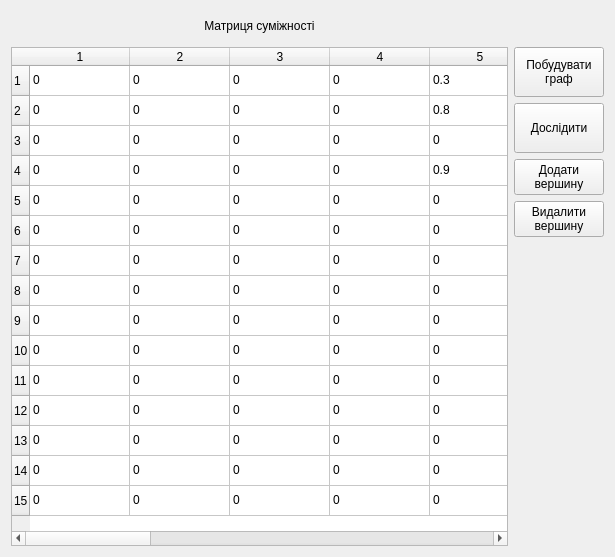
<?xml version="1.0" encoding="UTF-8"?>
<ui version="4.0">
 <class>MainWindow</class>
 <widget class="QMainWindow" name="MainWindow">
  <property name="geometry">
   <rect>
    <x>0</x>
    <y>0</y>
    <width>615</width>
    <height>557</height>
   </rect>
  </property>
  <property name="windowTitle">
   <string>MainWindow</string>
  </property>
  <widget class="QWidget" name="centralWidget">
   <layout class="QGridLayout" name="gridLayout">
    <item row="2" column="0" rowspan="5">
     <widget class="QTableWidget" name="tableWidget">
      <property name="selectionMode">
       <enum>QAbstractItemView::SingleSelection</enum>
      </property>
      <property name="cornerButtonEnabled">
       <bool>false</bool>
      </property>
      <row>
       <property name="text">
        <string>1</string>
       </property>
      </row>
      <row>
       <property name="text">
        <string>2</string>
       </property>
      </row>
      <row>
       <property name="text">
        <string>3</string>
       </property>
      </row>
      <row>
       <property name="text">
        <string>4</string>
       </property>
      </row>
      <row>
       <property name="text">
        <string>5</string>
       </property>
      </row>
      <row>
       <property name="text">
        <string>6</string>
       </property>
      </row>
      <row>
       <property name="text">
        <string>7</string>
       </property>
      </row>
      <row>
       <property name="text">
        <string>8</string>
       </property>
      </row>
      <row>
       <property name="text">
        <string>9</string>
       </property>
      </row>
      <row>
       <property name="text">
        <string>10</string>
       </property>
      </row>
      <row>
       <property name="text">
        <string>11</string>
       </property>
      </row>
      <row>
       <property name="text">
        <string>12</string>
       </property>
      </row>
      <row>
       <property name="text">
        <string>13</string>
       </property>
      </row>
      <row>
       <property name="text">
        <string>14</string>
       </property>
      </row>
      <row>
       <property name="text">
        <string>15</string>
       </property>
      </row>
      <column>
       <property name="text">
        <string>1</string>
       </property>
      </column>
      <column>
       <property name="text">
        <string>2</string>
       </property>
      </column>
      <column>
       <property name="text">
        <string>3</string>
       </property>
      </column>
      <column>
       <property name="text">
        <string>4</string>
       </property>
      </column>
      <column>
       <property name="text">
        <string>5</string>
       </property>
      </column>
      <column>
       <property name="text">
        <string>6</string>
       </property>
      </column>
      <column>
       <property name="text">
        <string>7</string>
       </property>
      </column>
      <column>
       <property name="text">
        <string>8</string>
       </property>
      </column>
      <column>
       <property name="text">
        <string>9</string>
       </property>
      </column>
      <column>
       <property name="text">
        <string>10</string>
       </property>
      </column>
      <column>
       <property name="text">
        <string>11</string>
       </property>
      </column>
      <column>
       <property name="text">
        <string>12</string>
       </property>
      </column>
      <column>
       <property name="text">
        <string>13</string>
       </property>
      </column>
      <column>
       <property name="text">
        <string>14</string>
       </property>
      </column>
      <column>
       <property name="text">
        <string>15</string>
       </property>
      </column>
      <item row="0" column="0">
       <property name="text">
        <string>0</string>
       </property>
      </item>
      <item row="0" column="1">
       <property name="text">
        <string>0</string>
       </property>
      </item>
      <item row="0" column="2">
       <property name="text">
        <string>0</string>
       </property>
      </item>
      <item row="0" column="3">
       <property name="text">
        <string>0</string>
       </property>
      </item>
      <item row="0" column="4">
       <property name="text">
        <string>0.3</string>
       </property>
      </item>
      <item row="0" column="5">
       <property name="text">
        <string>0</string>
       </property>
      </item>
      <item row="0" column="6">
       <property name="text">
        <string>0.1</string>
       </property>
      </item>
      <item row="0" column="7">
       <property name="text">
        <string>0</string>
       </property>
      </item>
      <item row="0" column="8">
       <property name="text">
        <string>0.5</string>
       </property>
      </item>
      <item row="0" column="9">
       <property name="text">
        <string>0.3</string>
       </property>
      </item>
      <item row="0" column="10">
       <property name="text">
        <string>-0.3</string>
       </property>
      </item>
      <item row="0" column="11">
       <property name="text">
        <string>0.7</string>
       </property>
      </item>
      <item row="0" column="12">
       <property name="text">
        <string>0.2</string>
       </property>
      </item>
      <item row="0" column="13">
       <property name="text">
        <string>0.9</string>
       </property>
      </item>
      <item row="0" column="14">
       <property name="text">
        <string>0.4</string>
       </property>
      </item>
      <item row="1" column="0">
       <property name="text">
        <string>0</string>
       </property>
      </item>
      <item row="1" column="1">
       <property name="text">
        <string>0</string>
       </property>
      </item>
      <item row="1" column="2">
       <property name="text">
        <string>0</string>
       </property>
      </item>
      <item row="1" column="3">
       <property name="text">
        <string>0</string>
       </property>
      </item>
      <item row="1" column="4">
       <property name="text">
        <string>0.8</string>
       </property>
      </item>
      <item row="1" column="5">
       <property name="text">
        <string>-0.4</string>
       </property>
      </item>
      <item row="1" column="6">
       <property name="text">
        <string>0.1</string>
       </property>
      </item>
      <item row="1" column="7">
       <property name="text">
        <string>-0.1</string>
       </property>
      </item>
      <item row="1" column="8">
       <property name="text">
        <string>0.7</string>
       </property>
      </item>
      <item row="1" column="9">
       <property name="text">
        <string>0.5</string>
       </property>
      </item>
      <item row="1" column="10">
       <property name="text">
        <string>0</string>
       </property>
      </item>
      <item row="1" column="11">
       <property name="text">
        <string>0.9</string>
       </property>
      </item>
      <item row="1" column="12">
       <property name="text">
        <string>0.1</string>
       </property>
      </item>
      <item row="1" column="13">
       <property name="text">
        <string>0.4</string>
       </property>
      </item>
      <item row="1" column="14">
       <property name="text">
        <string>0.2</string>
       </property>
      </item>
      <item row="2" column="0">
       <property name="text">
        <string>0</string>
       </property>
      </item>
      <item row="2" column="1">
       <property name="text">
        <string>0</string>
       </property>
      </item>
      <item row="2" column="2">
       <property name="text">
        <string>0</string>
       </property>
      </item>
      <item row="2" column="3">
       <property name="text">
        <string>0</string>
       </property>
      </item>
      <item row="2" column="4">
       <property name="text">
        <string>0</string>
       </property>
      </item>
      <item row="2" column="5">
       <property name="text">
        <string>-0.6</string>
       </property>
      </item>
      <item row="2" column="6">
       <property name="text">
        <string>0.4</string>
       </property>
      </item>
      <item row="2" column="7">
       <property name="text">
        <string>-0.1</string>
       </property>
      </item>
      <item row="2" column="8">
       <property name="text">
        <string>0.3</string>
       </property>
      </item>
      <item row="2" column="9">
       <property name="text">
        <string>0.1</string>
       </property>
      </item>
      <item row="2" column="10">
       <property name="text">
        <string>-0.2</string>
       </property>
      </item>
      <item row="2" column="11">
       <property name="text">
        <string>0.2</string>
       </property>
      </item>
      <item row="2" column="12">
       <property name="text">
        <string>0.3</string>
       </property>
      </item>
      <item row="2" column="13">
       <property name="text">
        <string>0.3</string>
       </property>
      </item>
      <item row="2" column="14">
       <property name="text">
        <string>0.5</string>
       </property>
      </item>
      <item row="3" column="0">
       <property name="text">
        <string>0</string>
       </property>
      </item>
      <item row="3" column="1">
       <property name="text">
        <string>0</string>
       </property>
      </item>
      <item row="3" column="2">
       <property name="text">
        <string>0</string>
       </property>
      </item>
      <item row="3" column="3">
       <property name="text">
        <string>0</string>
       </property>
      </item>
      <item row="3" column="4">
       <property name="text">
        <string>0.9</string>
       </property>
      </item>
      <item row="3" column="5">
       <property name="text">
        <string>-0.1</string>
       </property>
      </item>
      <item row="3" column="6">
       <property name="text">
        <string>0.6</string>
       </property>
      </item>
      <item row="3" column="7">
       <property name="text">
        <string>0</string>
       </property>
      </item>
      <item row="3" column="8">
       <property name="text">
        <string>0.2</string>
       </property>
      </item>
      <item row="3" column="9">
       <property name="text">
        <string>0.1</string>
       </property>
      </item>
      <item row="3" column="10">
       <property name="text">
        <string>-0.7</string>
       </property>
      </item>
      <item row="3" column="11">
       <property name="text">
        <string>0.1</string>
       </property>
      </item>
      <item row="3" column="12">
       <property name="text">
        <string>0.4</string>
       </property>
      </item>
      <item row="3" column="13">
       <property name="text">
        <string>0.2</string>
       </property>
      </item>
      <item row="3" column="14">
       <property name="text">
        <string>0.5</string>
       </property>
      </item>
      <item row="4" column="0">
       <property name="text">
        <string>0</string>
       </property>
      </item>
      <item row="4" column="1">
       <property name="text">
        <string>0</string>
       </property>
      </item>
      <item row="4" column="2">
       <property name="text">
        <string>0</string>
       </property>
      </item>
      <item row="4" column="3">
       <property name="text">
        <string>0</string>
       </property>
      </item>
      <item row="4" column="4">
       <property name="text">
        <string>0</string>
       </property>
      </item>
      <item row="4" column="5">
       <property name="text">
        <string>0</string>
       </property>
      </item>
      <item row="4" column="6">
       <property name="text">
        <string>0</string>
       </property>
      </item>
      <item row="4" column="7">
       <property name="text">
        <string>0</string>
       </property>
      </item>
      <item row="4" column="8">
       <property name="text">
        <string>0.2</string>
       </property>
      </item>
      <item row="4" column="9">
       <property name="text">
        <string>0</string>
       </property>
      </item>
      <item row="4" column="10">
       <property name="text">
        <string>0</string>
       </property>
      </item>
      <item row="4" column="11">
       <property name="text">
        <string>0</string>
       </property>
      </item>
      <item row="4" column="12">
       <property name="text">
        <string>0</string>
       </property>
      </item>
      <item row="4" column="13">
       <property name="text">
        <string>0</string>
       </property>
      </item>
      <item row="4" column="14">
       <property name="text">
        <string>0</string>
       </property>
      </item>
      <item row="5" column="0">
       <property name="text">
        <string>0</string>
       </property>
      </item>
      <item row="5" column="1">
       <property name="text">
        <string>0</string>
       </property>
      </item>
      <item row="5" column="2">
       <property name="text">
        <string>0</string>
       </property>
      </item>
      <item row="5" column="3">
       <property name="text">
        <string>0</string>
       </property>
      </item>
      <item row="5" column="4">
       <property name="text">
        <string>0</string>
       </property>
      </item>
      <item row="5" column="5">
       <property name="text">
        <string>0</string>
       </property>
      </item>
      <item row="5" column="6">
       <property name="text">
        <string>0</string>
       </property>
      </item>
      <item row="5" column="7">
       <property name="text">
        <string>0</string>
       </property>
      </item>
      <item row="5" column="8">
       <property name="text">
        <string>0</string>
       </property>
      </item>
      <item row="5" column="9">
       <property name="text">
        <string>0</string>
       </property>
      </item>
      <item row="5" column="10">
       <property name="text">
        <string>0</string>
       </property>
      </item>
      <item row="5" column="11">
       <property name="text">
        <string>0</string>
       </property>
      </item>
      <item row="5" column="12">
       <property name="text">
        <string>0</string>
       </property>
      </item>
      <item row="5" column="13">
       <property name="text">
        <string>0</string>
       </property>
      </item>
      <item row="5" column="14">
       <property name="text">
        <string>0</string>
       </property>
      </item>
      <item row="6" column="0">
       <property name="text">
        <string>0</string>
       </property>
      </item>
      <item row="6" column="1">
       <property name="text">
        <string>0</string>
       </property>
      </item>
      <item row="6" column="2">
       <property name="text">
        <string>0</string>
       </property>
      </item>
      <item row="6" column="3">
       <property name="text">
        <string>0</string>
       </property>
      </item>
      <item row="6" column="4">
       <property name="text">
        <string>0</string>
       </property>
      </item>
      <item row="6" column="5">
       <property name="text">
        <string>0</string>
       </property>
      </item>
      <item row="6" column="6">
       <property name="text">
        <string>0</string>
       </property>
      </item>
      <item row="6" column="7">
       <property name="text">
        <string>0</string>
       </property>
      </item>
      <item row="6" column="8">
       <property name="text">
        <string>-0.1</string>
       </property>
      </item>
      <item row="6" column="9">
       <property name="text">
        <string>0</string>
       </property>
      </item>
      <item row="6" column="10">
       <property name="text">
        <string>0</string>
       </property>
      </item>
      <item row="6" column="11">
       <property name="text">
        <string>0</string>
       </property>
      </item>
      <item row="6" column="12">
       <property name="text">
        <string>0</string>
       </property>
      </item>
      <item row="6" column="13">
       <property name="text">
        <string>0</string>
       </property>
      </item>
      <item row="6" column="14">
       <property name="text">
        <string>0</string>
       </property>
      </item>
      <item row="7" column="0">
       <property name="text">
        <string>0</string>
       </property>
      </item>
      <item row="7" column="1">
       <property name="text">
        <string>0</string>
       </property>
      </item>
      <item row="7" column="2">
       <property name="text">
        <string>0</string>
       </property>
      </item>
      <item row="7" column="3">
       <property name="text">
        <string>0</string>
       </property>
      </item>
      <item row="7" column="4">
       <property name="text">
        <string>0</string>
       </property>
      </item>
      <item row="7" column="5">
       <property name="text">
        <string>0</string>
       </property>
      </item>
      <item row="7" column="6">
       <property name="text">
        <string>0</string>
       </property>
      </item>
      <item row="7" column="7">
       <property name="text">
        <string>0</string>
       </property>
      </item>
      <item row="7" column="8">
       <property name="text">
        <string>-0.2</string>
       </property>
      </item>
      <item row="7" column="9">
       <property name="text">
        <string>0</string>
       </property>
      </item>
      <item row="7" column="10">
       <property name="text">
        <string>0</string>
       </property>
      </item>
      <item row="7" column="11">
       <property name="text">
        <string>0</string>
       </property>
      </item>
      <item row="7" column="12">
       <property name="text">
        <string>0</string>
       </property>
      </item>
      <item row="7" column="13">
       <property name="text">
        <string>0</string>
       </property>
      </item>
      <item row="7" column="14">
       <property name="text">
        <string>0</string>
       </property>
      </item>
      <item row="8" column="0">
       <property name="text">
        <string>0</string>
       </property>
      </item>
      <item row="8" column="1">
       <property name="text">
        <string>0</string>
       </property>
      </item>
      <item row="8" column="2">
       <property name="text">
        <string>0</string>
       </property>
      </item>
      <item row="8" column="3">
       <property name="text">
        <string>0</string>
       </property>
      </item>
      <item row="8" column="4">
       <property name="text">
        <string>0</string>
       </property>
      </item>
      <item row="8" column="5">
       <property name="text">
        <string>0</string>
       </property>
      </item>
      <item row="8" column="6">
       <property name="text">
        <string>0</string>
       </property>
      </item>
      <item row="8" column="7">
       <property name="text">
        <string>0</string>
       </property>
      </item>
      <item row="8" column="8">
       <property name="text">
        <string>0</string>
       </property>
      </item>
      <item row="8" column="9">
       <property name="text">
        <string>0</string>
       </property>
      </item>
      <item row="8" column="10">
       <property name="text">
        <string>0.4</string>
       </property>
      </item>
      <item row="8" column="11">
       <property name="text">
        <string>0</string>
       </property>
      </item>
      <item row="8" column="12">
       <property name="text">
        <string>0</string>
       </property>
      </item>
      <item row="8" column="13">
       <property name="text">
        <string>0</string>
       </property>
      </item>
      <item row="8" column="14">
       <property name="text">
        <string>0</string>
       </property>
      </item>
      <item row="9" column="0">
       <property name="text">
        <string>0</string>
       </property>
      </item>
      <item row="9" column="1">
       <property name="text">
        <string>0</string>
       </property>
      </item>
      <item row="9" column="2">
       <property name="text">
        <string>0</string>
       </property>
      </item>
      <item row="9" column="3">
       <property name="text">
        <string>0</string>
       </property>
      </item>
      <item row="9" column="4">
       <property name="text">
        <string>0</string>
       </property>
      </item>
      <item row="9" column="5">
       <property name="text">
        <string>0</string>
       </property>
      </item>
      <item row="9" column="6">
       <property name="text">
        <string>0</string>
       </property>
      </item>
      <item row="9" column="7">
       <property name="text">
        <string>0</string>
       </property>
      </item>
      <item row="9" column="8">
       <property name="text">
        <string>0</string>
       </property>
      </item>
      <item row="9" column="9">
       <property name="text">
        <string>0</string>
       </property>
      </item>
      <item row="9" column="10">
       <property name="text">
        <string>0</string>
       </property>
      </item>
      <item row="9" column="11">
       <property name="text">
        <string>0</string>
       </property>
      </item>
      <item row="9" column="12">
       <property name="text">
        <string>0</string>
       </property>
      </item>
      <item row="9" column="13">
       <property name="text">
        <string>0</string>
       </property>
      </item>
      <item row="9" column="14">
       <property name="text">
        <string>0</string>
       </property>
      </item>
      <item row="10" column="0">
       <property name="text">
        <string>0</string>
       </property>
      </item>
      <item row="10" column="1">
       <property name="text">
        <string>0</string>
       </property>
      </item>
      <item row="10" column="2">
       <property name="text">
        <string>0</string>
       </property>
      </item>
      <item row="10" column="3">
       <property name="text">
        <string>0</string>
       </property>
      </item>
      <item row="10" column="4">
       <property name="text">
        <string>0</string>
       </property>
      </item>
      <item row="10" column="5">
       <property name="text">
        <string>0</string>
       </property>
      </item>
      <item row="10" column="6">
       <property name="text">
        <string>0</string>
       </property>
      </item>
      <item row="10" column="7">
       <property name="text">
        <string>0</string>
       </property>
      </item>
      <item row="10" column="8">
       <property name="text">
        <string>0.1</string>
       </property>
      </item>
      <item row="10" column="9">
       <property name="text">
        <string>0.4</string>
       </property>
      </item>
      <item row="10" column="10">
       <property name="text">
        <string>0</string>
       </property>
      </item>
      <item row="10" column="11">
       <property name="text">
        <string>0</string>
       </property>
      </item>
      <item row="10" column="12">
       <property name="text">
        <string>0</string>
       </property>
      </item>
      <item row="10" column="13">
       <property name="text">
        <string>0</string>
       </property>
      </item>
      <item row="10" column="14">
       <property name="text">
        <string>0</string>
       </property>
      </item>
      <item row="11" column="0">
       <property name="text">
        <string>0</string>
       </property>
      </item>
      <item row="11" column="1">
       <property name="text">
        <string>0</string>
       </property>
      </item>
      <item row="11" column="2">
       <property name="text">
        <string>0</string>
       </property>
      </item>
      <item row="11" column="3">
       <property name="text">
        <string>0</string>
       </property>
      </item>
      <item row="11" column="4">
       <property name="text">
        <string>0</string>
       </property>
      </item>
      <item row="11" column="5">
       <property name="text">
        <string>0</string>
       </property>
      </item>
      <item row="11" column="6">
       <property name="text">
        <string>0</string>
       </property>
      </item>
      <item row="11" column="7">
       <property name="text">
        <string>0</string>
       </property>
      </item>
      <item row="11" column="8">
       <property name="text">
        <string>0.3</string>
       </property>
      </item>
      <item row="11" column="9">
       <property name="text">
        <string>-0.3</string>
       </property>
      </item>
      <item row="11" column="10">
       <property name="text">
        <string>-0.1</string>
       </property>
      </item>
      <item row="11" column="11">
       <property name="text">
        <string>0</string>
       </property>
      </item>
      <item row="11" column="12">
       <property name="text">
        <string>0</string>
       </property>
      </item>
      <item row="11" column="13">
       <property name="text">
        <string>0</string>
       </property>
      </item>
      <item row="11" column="14">
       <property name="text">
        <string>0</string>
       </property>
      </item>
      <item row="12" column="0">
       <property name="text">
        <string>0</string>
       </property>
      </item>
      <item row="12" column="1">
       <property name="text">
        <string>0</string>
       </property>
      </item>
      <item row="12" column="2">
       <property name="text">
        <string>0</string>
       </property>
      </item>
      <item row="12" column="3">
       <property name="text">
        <string>0</string>
       </property>
      </item>
      <item row="12" column="4">
       <property name="text">
        <string>0</string>
       </property>
      </item>
      <item row="12" column="5">
       <property name="text">
        <string>0</string>
       </property>
      </item>
      <item row="12" column="6">
       <property name="text">
        <string>0</string>
       </property>
      </item>
      <item row="12" column="7">
       <property name="text">
        <string>0</string>
       </property>
      </item>
      <item row="12" column="8">
       <property name="text">
        <string>0.2</string>
       </property>
      </item>
      <item row="12" column="9">
       <property name="text">
        <string>-0.2</string>
       </property>
      </item>
      <item row="12" column="10">
       <property name="text">
        <string>0</string>
       </property>
      </item>
      <item row="12" column="11">
       <property name="text">
        <string>0.1</string>
       </property>
      </item>
      <item row="12" column="12">
       <property name="text">
        <string>0</string>
       </property>
      </item>
      <item row="12" column="13">
       <property name="text">
        <string>0</string>
       </property>
      </item>
      <item row="12" column="14">
       <property name="text">
        <string>0</string>
       </property>
      </item>
      <item row="13" column="0">
       <property name="text">
        <string>0</string>
       </property>
      </item>
      <item row="13" column="1">
       <property name="text">
        <string>0</string>
       </property>
      </item>
      <item row="13" column="2">
       <property name="text">
        <string>0</string>
       </property>
      </item>
      <item row="13" column="3">
       <property name="text">
        <string>0</string>
       </property>
      </item>
      <item row="13" column="4">
       <property name="text">
        <string>0</string>
       </property>
      </item>
      <item row="13" column="5">
       <property name="text">
        <string>0</string>
       </property>
      </item>
      <item row="13" column="6">
       <property name="text">
        <string>0</string>
       </property>
      </item>
      <item row="13" column="7">
       <property name="text">
        <string>0</string>
       </property>
      </item>
      <item row="13" column="8">
       <property name="text">
        <string>0.2</string>
       </property>
      </item>
      <item row="13" column="9">
       <property name="text">
        <string>0</string>
       </property>
      </item>
      <item row="13" column="10">
       <property name="text">
        <string>0</string>
       </property>
      </item>
      <item row="13" column="11">
       <property name="text">
        <string>0</string>
       </property>
      </item>
      <item row="13" column="12">
       <property name="text">
        <string>0</string>
       </property>
      </item>
      <item row="13" column="13">
       <property name="text">
        <string>0</string>
       </property>
      </item>
      <item row="13" column="14">
       <property name="text">
        <string>0</string>
       </property>
      </item>
      <item row="14" column="0">
       <property name="text">
        <string>0</string>
       </property>
      </item>
      <item row="14" column="1">
       <property name="text">
        <string>0</string>
       </property>
      </item>
      <item row="14" column="2">
       <property name="text">
        <string>0</string>
       </property>
      </item>
      <item row="14" column="3">
       <property name="text">
        <string>0</string>
       </property>
      </item>
      <item row="14" column="4">
       <property name="text">
        <string>0</string>
       </property>
      </item>
      <item row="14" column="5">
       <property name="text">
        <string>0</string>
       </property>
      </item>
      <item row="14" column="6">
       <property name="text">
        <string>0</string>
       </property>
      </item>
      <item row="14" column="7">
       <property name="text">
        <string>0</string>
       </property>
      </item>
      <item row="14" column="8">
       <property name="text">
        <string>0.3</string>
       </property>
      </item>
      <item row="14" column="9">
       <property name="text">
        <string>0</string>
       </property>
      </item>
      <item row="14" column="10">
       <property name="text">
        <string>-0.1</string>
       </property>
      </item>
      <item row="14" column="11">
       <property name="text">
        <string>0</string>
       </property>
      </item>
      <item row="14" column="12">
       <property name="text">
        <string>0</string>
       </property>
      </item>
      <item row="14" column="13">
       <property name="text">
        <string>0.07</string>
       </property>
      </item>
      <item row="14" column="14">
       <property name="text">
        <string>0</string>
       </property>
      </item>
     </widget>
    </item>
    <item row="2" column="1">
     <widget class="QPushButton" name="buildButton">
      <property name="minimumSize">
       <size>
        <width>90</width>
        <height>50</height>
       </size>
      </property>
      <property name="text">
       <string>Побудувати
граф</string>
      </property>
     </widget>
    </item>
    <item row="1" column="0">
     <widget class="QLabel" name="label">
      <property name="minimumSize">
       <size>
        <width>0</width>
        <height>20</height>
       </size>
      </property>
      <property name="maximumSize">
       <size>
        <width>16777215</width>
        <height>30</height>
       </size>
      </property>
      <property name="text">
       <string>Матриця суміжності</string>
      </property>
      <property name="alignment">
       <set>Qt::AlignCenter</set>
      </property>
     </widget>
    </item>
    <item row="3" column="1">
     <widget class="QPushButton" name="researchButton">
      <property name="minimumSize">
       <size>
        <width>90</width>
        <height>50</height>
       </size>
      </property>
      <property name="text">
       <string>Дослідити</string>
      </property>
     </widget>
    </item>
    <item row="4" column="1">
     <widget class="QPushButton" name="addButton">
      <property name="text">
       <string>Додати
вершину</string>
      </property>
     </widget>
    </item>
    <item row="5" column="1">
     <widget class="QPushButton" name="removeButton">
      <property name="text">
       <string>Видалити
вершину</string>
      </property>
     </widget>
    </item>
   </layout>
  </widget>
 </widget>
 <layoutdefault spacing="6" margin="11"/>
 <resources/>
 <connections>
  <connection>
   <sender>buildButton</sender>
   <signal>clicked()</signal>
   <receiver>MainWindow</receiver>
   <slot>buildClicked()</slot>
   <hints>
    <hint type="sourcelabel">
     <x>626</x>
     <y>69</y>
    </hint>
    <hint type="destinationlabel">
     <x>340</x>
     <y>215</y>
    </hint>
   </hints>
  </connection>
  <connection>
   <sender>researchButton</sender>
   <signal>clicked()</signal>
   <receiver>MainWindow</receiver>
   <slot>researchClicked()</slot>
   <hints>
    <hint type="sourcelabel">
     <x>626</x>
     <y>125</y>
    </hint>
    <hint type="destinationlabel">
     <x>340</x>
     <y>215</y>
    </hint>
   </hints>
  </connection>
  <connection>
   <sender>addButton</sender>
   <signal>clicked()</signal>
   <receiver>MainWindow</receiver>
   <slot>addClicked()</slot>
   <hints>
    <hint type="sourcelabel">
     <x>626</x>
     <y>173</y>
    </hint>
    <hint type="destinationlabel">
     <x>340</x>
     <y>215</y>
    </hint>
   </hints>
  </connection>
  <connection>
   <sender>removeButton</sender>
   <signal>clicked()</signal>
   <receiver>MainWindow</receiver>
   <slot>removeClicked()</slot>
   <hints>
    <hint type="sourcelabel">
     <x>626</x>
     <y>213</y>
    </hint>
    <hint type="destinationlabel">
     <x>340</x>
     <y>215</y>
    </hint>
   </hints>
  </connection>
 </connections>
 <slots>
  <slot>buildClicked()</slot>
  <slot>researchClicked()</slot>
  <slot>addClicked()</slot>
  <slot>removeClicked()</slot>
 </slots>
</ui>
